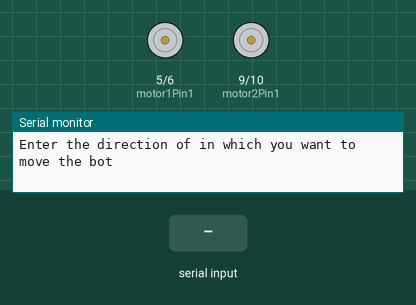
Simulated run of this sketch. Board: Arduino Uno, built with avr-gcc and run on an emulated ATmega328P. Shown: motor-driver pin pairs drawn as motors (green arrow = first pin HIGH = forward, orange = second pin HIGH = backward, longer = more drive), the last lines printed to the serial monitor. Inputs (shaded band) come from the test bench.

Above: at 1.2 s.
1.3 s: "F" received over Serial
At 1.6 s:
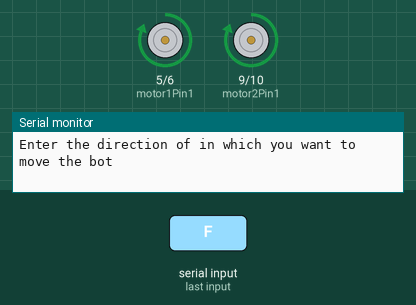
2.8 s: "B" received over Serial
At 4.0 s:
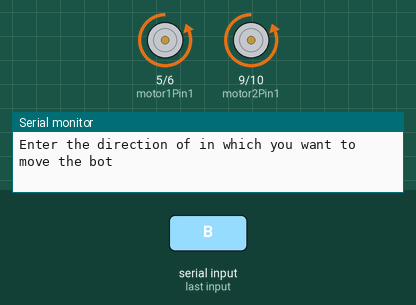
4.3 s: "R" received over Serial
At 5.1 s:
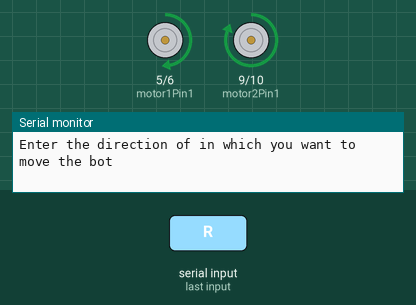
Timing chart, 0 to 10.8 s (numbered marks = the images above; inputs shaded):
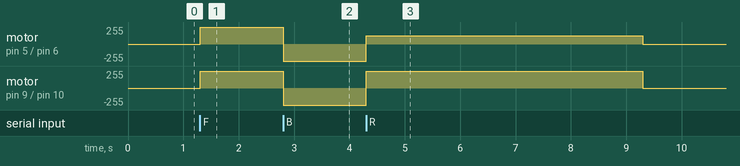

The sketch:

DesirableMotion.ino
```cpp
// Left side is considered forward
// Right side is considered backward
// Up side is considered right
// Down side is considered left
int motor1Pin1 = 5;
int motor1Pin2 = 6;
int motor2Pin1 = 9;
int motor2Pin2 = 10;
char choice;
void setup()
{
  pinMode(motor1Pin1, OUTPUT);
  pinMode(motor1Pin2, OUTPUT);
  pinMode(motor2Pin1, OUTPUT);
  pinMode(motor2Pin2, OUTPUT);
  Serial.begin(9600);
}
void moveForward()
{
  digitalWrite(motor1Pin1, HIGH);
  digitalWrite(motor1Pin2, LOW);
  digitalWrite(motor2Pin1, HIGH);
  digitalWrite(motor2Pin2, LOW);
}
void moveBackward()
{
  digitalWrite(motor1Pin1, LOW);
  digitalWrite(motor1Pin2, HIGH);
  digitalWrite(motor2Pin1, LOW);
  digitalWrite(motor2Pin2, HIGH);
}
void turnRight()
{
  analogWrite(motor1Pin1, 127);
  digitalWrite(motor1Pin2, LOW);
  analogWrite(motor2Pin1, 255);
  digitalWrite(motor2Pin2, LOW);
  delay(5000);
    analogWrite(motor1Pin1, 0);
  digitalWrite(motor1Pin2, LOW);
  analogWrite(motor2Pin1, 0);
  digitalWrite(motor2Pin2, LOW);
}
void turnLeft()
{
  analogWrite(motor1Pin1, 255);
  digitalWrite(motor1Pin2, LOW);
  analogWrite(motor2Pin1, 127);
  digitalWrite(motor2Pin2, LOW);
  delay(5000);
    analogWrite(motor1Pin1, 0);
  digitalWrite(motor1Pin2, LOW);
  analogWrite(motor2Pin1, 0);
  digitalWrite(motor2Pin2, LOW);
}
void rotateRight()
{
  digitalWrite(motor1Pin1, LOW);
  digitalWrite(motor1Pin2, HIGH);
  digitalWrite(motor2Pin1, HIGH);
  digitalWrite(motor2Pin2, LOW);
}
void rotateLeft()
{
  digitalWrite(motor1Pin1, HIGH);
  digitalWrite(motor1Pin2, LOW);
  digitalWrite(motor2Pin1, LOW);
  digitalWrite(motor2Pin2, HIGH);
}


void loop()
{
  Serial.println("Enter the direction of in which you want to move the bot");
  while(Serial.available() == 0){
  }
  choice = Serial.read();
  if(choice == 'F')
  {
    moveForward();
  }
  if(choice == 'B')
  {
    moveBackward();
  }
  if(choice == 'R')
  {
    turnRight();
  }
  if(choice == 'L')
  {
    turnLeft();
  }
  if(choice == 'r')
  {
    rotateRight();
  }
  if(choice == 'l')
  {
    rotateLeft();
  }
  delay(1000);
}
```

Measured:
- after the input at 1.3 s, motor on pin 5 (motor1Pin1) / pin 6 (motor1Pin2), motor on pin 9 (motor2Pin1) / pin 10 (motor2Pin2): stopped → forward 255/255 at once
- after the input at 2.8 s, motor on pin 5 (motor1Pin1) / pin 6 (motor1Pin2), motor on pin 9 (motor2Pin1) / pin 10 (motor2Pin2): forward 255/255 → backward 255/255 at once
- after the input at 4.3 s, motor on pin 5 (motor1Pin1) / pin 6 (motor1Pin2): backward 255/255 → forward 127/255 at once, → stopped 5.0 s later; motor on pin 9 (motor2Pin1) / pin 10 (motor2Pin2): backward 255/255 → forward 255/255 at once, → stopped 5.0 s later
